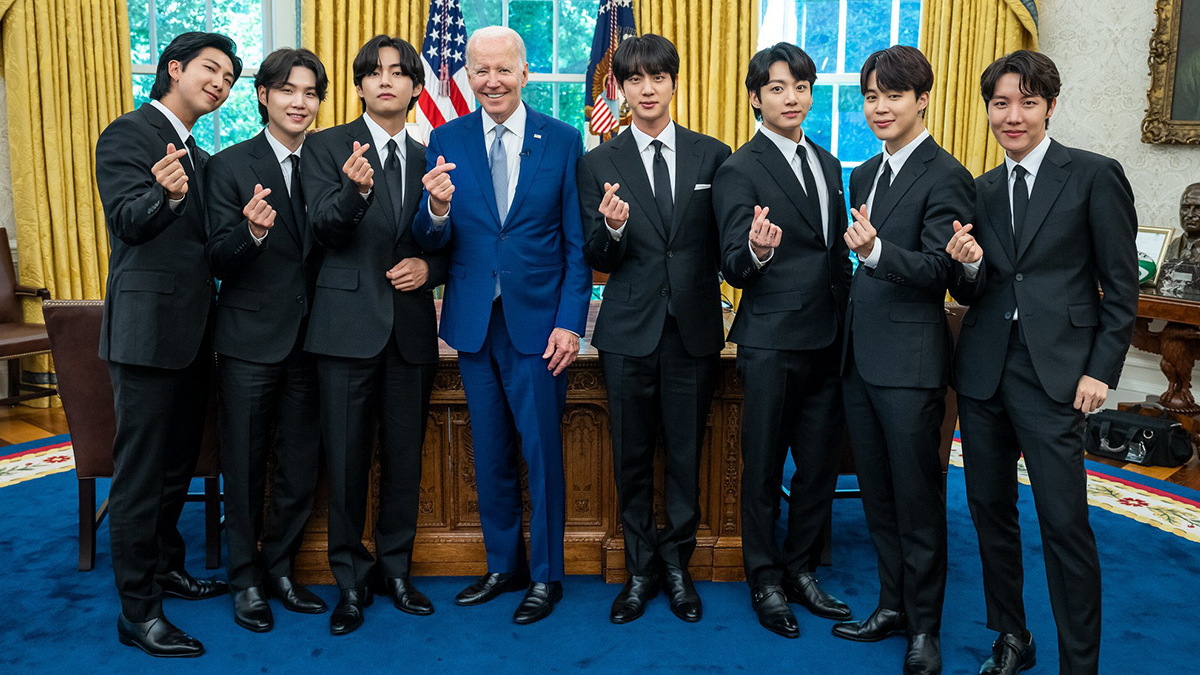
#> input picture lab10/biden_bts.jpg, 1200 x 675 px
$ python main.py
#> lines starting #> are read from the running program, lines starting #| are printed output that depends on the picture; after the words box and inside, x2 and y2 are one past the last pixel; in counts of white or black regions, pixels touching at a corner belong together
import cv2
import numpy as np

face_cascade = cv2.CascadeClassifier(cv2.data.haarcascades + "haarcascade_frontalface_default.xml")
smile_cascade = cv2.CascadeClassifier(cv2.data.haarcascades + "haarcascade_smile.xml")
eye_cascade = cv2.CascadeClassifier(cv2.data.haarcascades + "haarcascade_eye.xml")

image = cv2.imread("biden_bts.jpg")
#> image is the input picture: shape (675, 1200, 3); mean B, G, R 71.4, 69.6, 57.3
gray_filter = cv2.cvtColor(image, cv2.COLOR_BGR2GRAY)
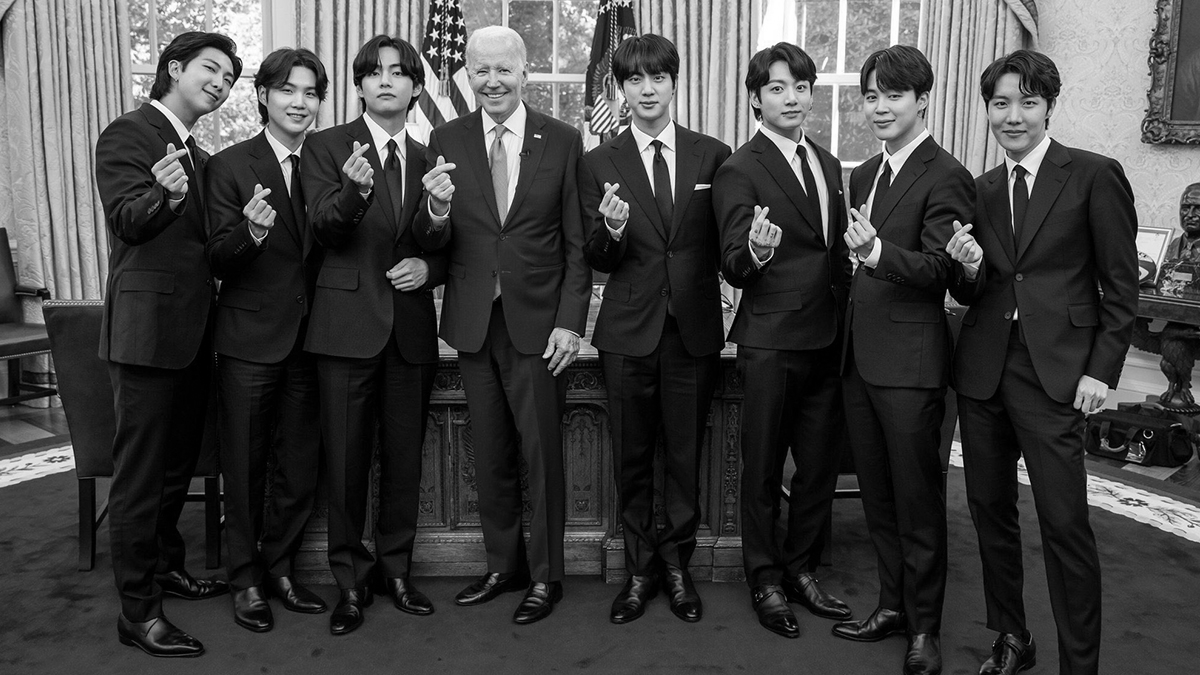
#> gray_filter: shape (675, 1200); min 0, max 255, mean 66.1
faces = face_cascade.detectMultiScale(gray_filter, minNeighbors=7)
#> faces = [[356, 50, 58, 58], [268, 68, 61, 61], [180, 47, 54, 54], [462, 47, 61, 61], [616, 54, 64, 64], [759, 65, 62, 62], [853, 73, 63, 63], [975, 73, 78, 78]]
for (x, y, w, h) in faces:
    cv2.rectangle(image, (x, y), (x + w, y + h), (255, 0, 0), 2)
    roi_gray = gray_filter[y:y + h, x:x + w]
    roi_color = image[y:y + h, x:x + w]
    smile = smile_cascade.detectMultiScale(roi_gray, minNeighbors=6)
    eye = eye_cascade.detectMultiScale(roi_gray, minNeighbors=1)
    for (sx, sy, sw, sh) in smile:
        cv2.rectangle(roi_color, (sx, sy), (sx + sw, sy + sh), (0, 255, 0), 2)
    for (ex, ey, ew, eh) in eye:
        cv2.rectangle(roi_color, (ex, ey), (ex + ew, ey + eh), (0, 0, 255), 2)
#> this loop made 8 passes
#> (x, y, w, h, smile, eye) on passes 1, 6, 7, 8: (356, 50, 58, 58, [[11, 36, 39, 19]], [[29, 9, 22, 22]]), (759, 65, 62, 62, [[12, 38, 40, 20]], [[30, 11, 22, 22], [8, 12, 21, 21]]), (853, 73, 63, 63, [[10, 37, 42, 21]], [[6, 14, 20, 20]]), (975, 73, 78, 78, [[19, 49, 41, 21]], [[42, 19, 21, 21], [16, 20, 22, 22]])
#> (x, y, w, h, smile) on passes 2, 4, 5: (268, 68, 61, 61, [[10, 37, 39, 19]]), (462, 47, 61, 61, [[14, 37, 40, 20]]), (616, 54, 64, 64, [[13, 40, 38, 19]])
#> pass 1, `roi_color = image[y:y + h, x:x + w]`:
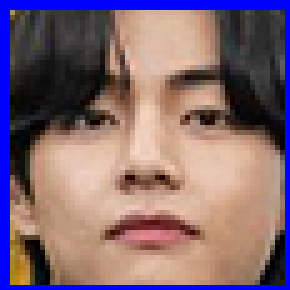
#> roi_color: shape (58, 58, 3) (shown 5 times larger); mean B, G, R 115.4, 104.4, 129.8
#> after the loop:
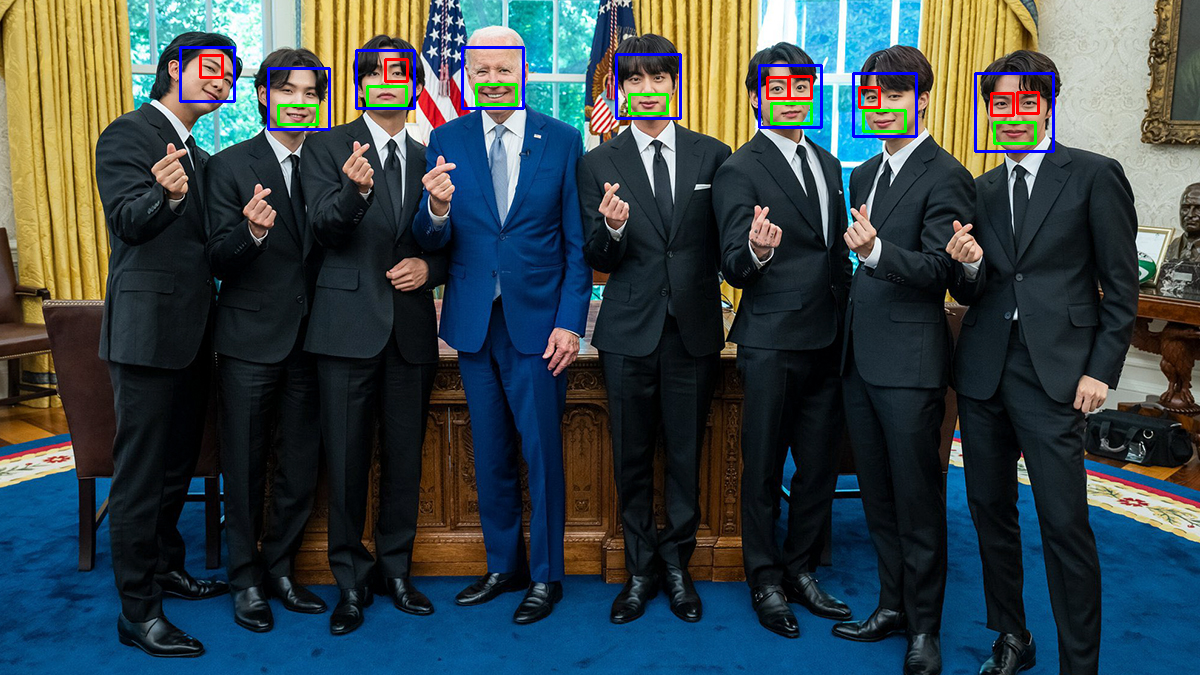
#> image: shape (675, 1200, 3); 1.26% of pixels changed, all inside (x1, y1, x2, y2) = (179, 46, 1055, 153)
#> after the loop:
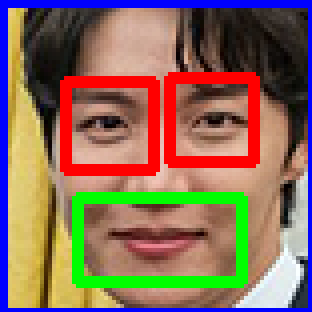
#> roi_color: shape (78, 78, 3) (shown 4 times larger); mean B, G, R 90.4, 107.7, 136.9
#> after the loop:
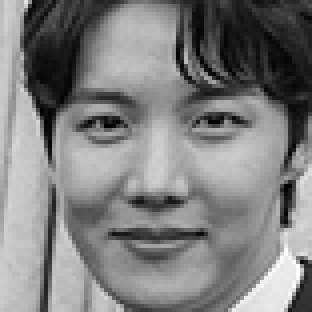
#> roi_gray: shape (78, 78) (shown 4 times larger); min 1, max 254, mean 126.8

cv2.imshow("image", image)
print(f'Found {len(faces)}')
#| Found 8
cv2.waitKey()
cv2.destroyAllWindows()

hog = cv2.HOGDescriptor()
hog.setSVMDetector(cv2.HOGDescriptor_getDefaultPeopleDetector())
cv2.startWindowThread()
cap = cv2.VideoCapture("ppl.mp4")
while True:
    ret, frame = cap.read()
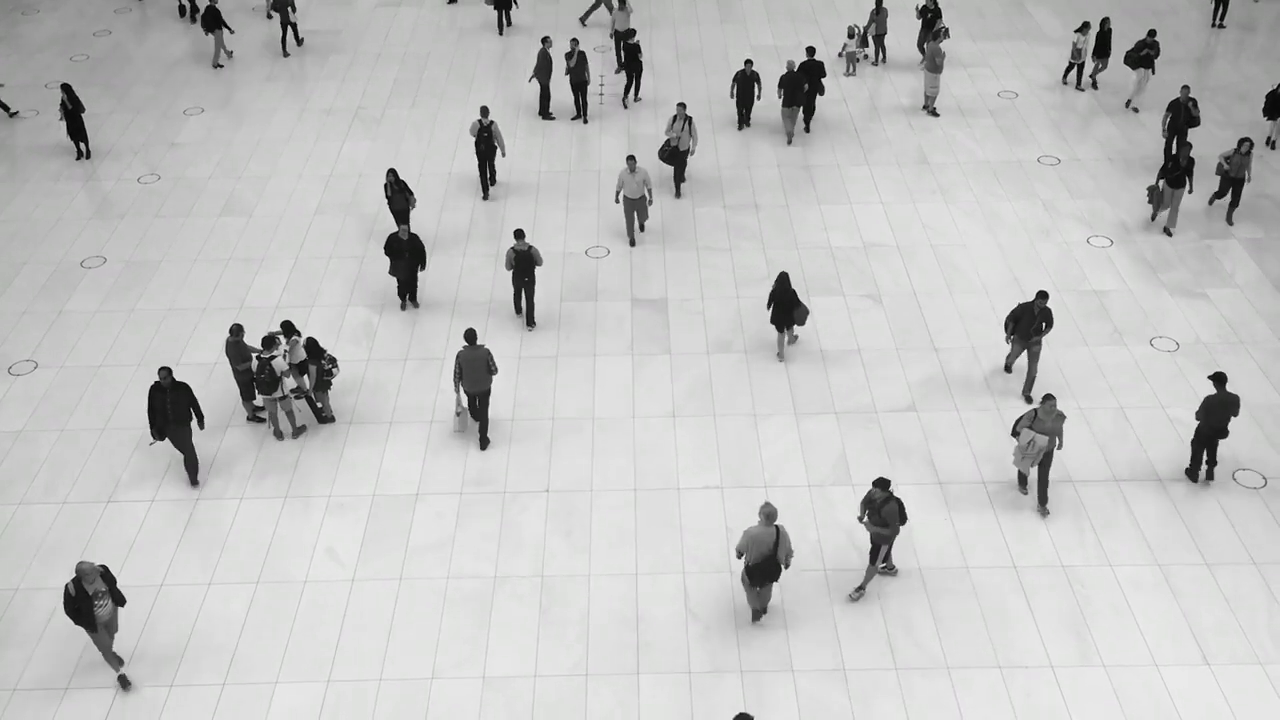
#> input picture frame 34 of lab10/ppl.mp4, 1280 x 720 px
#> frame is the input picture: shape (720, 1280, 3); mean B, G, R 193.3, 193.8, 193.5
    gray_filter = cv2.cvtColor(frame, cv2.COLOR_BGR2GRAY)
#> gray_filter: shape (720, 1280)
    boxes, weights = hog.detectMultiScale(frame)
#> boxes = 20 rows, first 6: [513, 12, 67, 133], [712, 27, 68, 135], [767, 32, 69, 137], [38, 35, 76, 152], [1148, 63, 73, 145], [644, 82, 71, 141]; weights = 20 values, max 5.55 at index 7, min 0.146 at index 18, mean 2.23
    boxes = np.array([[x, y, x + w, y + h] for (x, y, w, h) in boxes])
#> boxes = 20 rows, first 6: [513, 12, 580, 145], [712, 27, 780, 162], [767, 32, 836, 169], [38, 35, 114, 187], [1148, 63, 1221, 208], [644, 82, 715, 223]
    for (xa, ya, xb, yb) in boxes:
        cv2.rectangle(frame, (xa, ya), (xb, yb), (0, 0, 255), 1)
#> this loop made 20 passes
#> (xa, ya, xb, yb) on passes 1 to 12: (513, 12, 580, 145), (712, 27, 780, 162), (767, 32, 836, 169), (38, 35, 114, 187), (1148, 63, 1221, 208), (644, 82, 715, 223), (448, 71, 525, 225), (596, 133, 669, 278), (485, 200, 562, 355), (748, 242, 820, 386), (204, 305, 275, 447), (241, 317, 315, 464)
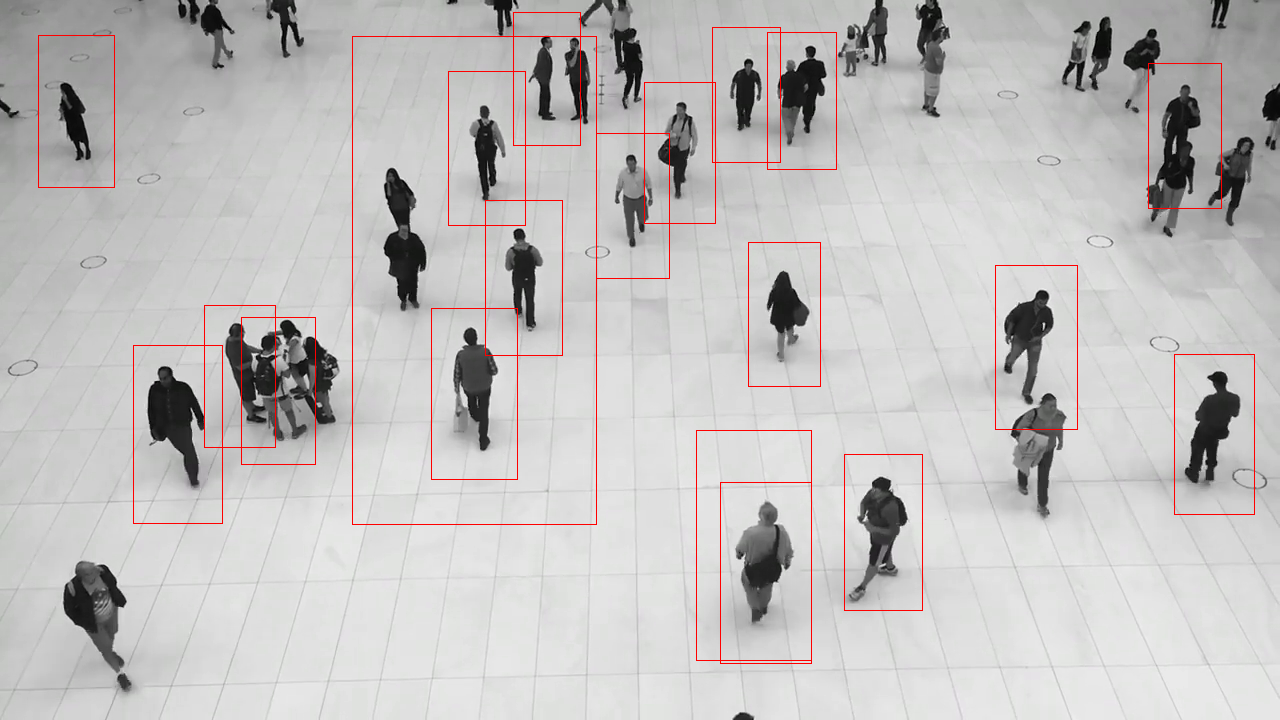
#> frame: shape (720, 1280, 3); 1.09% of pixels changed, all inside (x1, y1, x2, y2) = (38, 12, 1255, 664)
    cv2.imshow("vid", frame)
    if cv2.waitKey(25) & 0xFF == ord('q'):
#> (key q is pressed here)
        break

cap.release()
cv2.destroyAllWindows()
